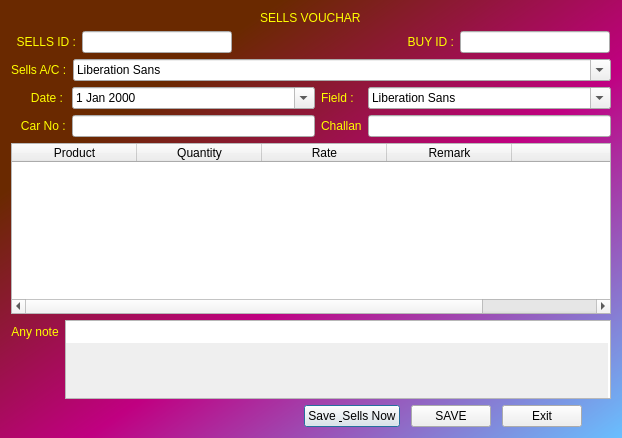
<?xml version="1.0" encoding="UTF-8"?>
<ui version="4.0">
 <class>Dialog</class>
 <widget class="QDialog" name="Dialog">
  <property name="geometry">
   <rect>
    <x>0</x>
    <y>0</y>
    <width>618</width>
    <height>438</height>
   </rect>
  </property>
  <property name="sizeIncrement">
   <size>
    <width>0</width>
    <height>3</height>
   </size>
  </property>
  <property name="focusPolicy">
   <enum>Qt::TabFocus</enum>
  </property>
  <property name="acceptDrops">
   <bool>true</bool>
  </property>
  <property name="windowTitle">
   <string>Buy Entry Vouchar</string>
  </property>
  <property name="styleSheet">
   <string notr="true">QDialog{
background-color: qlineargradient(spread:pad, x1:0.221591, y1:0.211, x2:1, y2:1, stop:0.0113636 rgba(106, 41, 0, 255), stop:0.454545 rgba(192, 0, 129, 255), stop:1 rgba(104, 192, 255, 255));
}</string>
  </property>
  <layout class="QVBoxLayout" name="verticalLayout">
   <item alignment="Qt::AlignHCenter">
    <widget class="QLabel" name="title">
     <property name="maximumSize">
      <size>
       <width>16777215</width>
       <height>50</height>
      </size>
     </property>
     <property name="styleSheet">
      <string notr="true">font: 20pt &quot;Algerian&quot;;
color: rgb(255, 255, 0);</string>
     </property>
     <property name="text">
      <string>SELLS VOUCHAR</string>
     </property>
    </widget>
   </item>
   <item>
    <layout class="QHBoxLayout" name="horizontalLayout_3">
     <property name="rightMargin">
      <number>1</number>
     </property>
     <item>
      <widget class="QLabel" name="label_6">
       <property name="maximumSize">
        <size>
         <width>65</width>
         <height>16777215</height>
        </size>
       </property>
       <property name="layoutDirection">
        <enum>Qt::RightToLeft</enum>
       </property>
       <property name="styleSheet">
        <string notr="true">font: 63 italic 10pt &quot;Lucida Fax&quot;;
color: rgb(255, 255, 0);</string>
       </property>
       <property name="text">
        <string>SELLS ID :</string>
       </property>
       <property name="alignment">
        <set>Qt::AlignRight|Qt::AlignTrailing|Qt::AlignVCenter</set>
       </property>
      </widget>
     </item>
     <item>
      <widget class="QLineEdit" name="s_id">
       <property name="sizePolicy">
        <sizepolicy hsizetype="Fixed" vsizetype="Fixed">
         <horstretch>0</horstretch>
         <verstretch>0</verstretch>
        </sizepolicy>
       </property>
       <property name="maximumSize">
        <size>
         <width>150</width>
         <height>16777215</height>
        </size>
       </property>
       <property name="layoutDirection">
        <enum>Qt::LeftToRight</enum>
       </property>
      </widget>
     </item>
     <item>
      <widget class="QLabel" name="label">
       <property name="styleSheet">
        <string notr="true">font: 63 italic 10pt &quot;Lucida Fax&quot;;
color: rgb(255, 255, 0);</string>
       </property>
       <property name="text">
        <string>BUY ID :</string>
       </property>
       <property name="alignment">
        <set>Qt::AlignRight|Qt::AlignTrailing|Qt::AlignVCenter</set>
       </property>
       <property name="margin">
        <number>4</number>
       </property>
      </widget>
     </item>
     <item>
      <widget class="QLineEdit" name="b_id">
       <property name="maximumSize">
        <size>
         <width>150</width>
         <height>16777215</height>
        </size>
       </property>
      </widget>
     </item>
    </layout>
   </item>
   <item>
    <layout class="QFormLayout" name="formLayout_2">
     <item row="0" column="0">
      <widget class="QLabel" name="label_8">
       <property name="styleSheet">
        <string notr="true">font: 63 italic 10pt &quot;Lucida Fax&quot;;
color: rgb(255, 255, 0);</string>
       </property>
       <property name="text">
        <string>Sells A/C :</string>
       </property>
      </widget>
     </item>
     <item row="0" column="1">
      <widget class="QFontComboBox" name="fontComboBox"/>
     </item>
    </layout>
   </item>
   <item>
    <layout class="QGridLayout" name="gridLayout">
     <item row="0" column="1">
      <widget class="QDateEdit" name="date">
       <property name="focusPolicy">
        <enum>Qt::StrongFocus</enum>
       </property>
       <property name="buttonSymbols">
        <enum>QAbstractSpinBox::UpDownArrows</enum>
       </property>
       <property name="accelerated">
        <bool>false</bool>
       </property>
       <property name="correctionMode">
        <enum>QAbstractSpinBox::CorrectToPreviousValue</enum>
       </property>
       <property name="showGroupSeparator" stdset="0">
        <bool>false</bool>
       </property>
       <property name="calendarPopup">
        <bool>true</bool>
       </property>
       <property name="currentSectionIndex">
        <number>0</number>
       </property>
      </widget>
     </item>
     <item row="0" column="0">
      <widget class="QLabel" name="label_2">
       <property name="styleSheet">
        <string notr="true">font: 63 italic 10pt &quot;Lucida Fax&quot;;
color: rgb(255, 255, 0);</string>
       </property>
       <property name="text">
        <string>      Date :</string>
       </property>
      </widget>
     </item>
     <item row="2" column="0">
      <widget class="QLabel" name="label_3">
       <property name="styleSheet">
        <string notr="true">font: 63 italic 10pt &quot;Lucida Fax&quot;;
color: rgb(255, 255, 0);</string>
       </property>
       <property name="text">
        <string>   Car No :</string>
       </property>
      </widget>
     </item>
     <item row="0" column="2">
      <widget class="QLabel" name="label_4">
       <property name="styleSheet">
        <string notr="true">font: 63 italic 10pt &quot;Lucida Fax&quot;;
color: rgb(255, 255, 0);</string>
       </property>
       <property name="text">
        <string>Field :</string>
       </property>
      </widget>
     </item>
     <item row="2" column="2">
      <widget class="QLabel" name="label_5">
       <property name="styleSheet">
        <string notr="true">font: 63 italic 10pt &quot;Lucida Fax&quot;;
color: rgb(255, 255, 0);</string>
       </property>
       <property name="text">
        <string>Challan</string>
       </property>
      </widget>
     </item>
     <item row="0" column="3">
      <widget class="QFontComboBox" name="field"/>
     </item>
     <item row="2" column="1">
      <widget class="QLineEdit" name="carno"/>
     </item>
     <item row="2" column="3">
      <widget class="QLineEdit" name="challan"/>
     </item>
    </layout>
   </item>
   <item>
    <widget class="QTableWidget" name="table">
     <property name="minimumSize">
      <size>
       <width>600</width>
       <height>0</height>
      </size>
     </property>
     <property name="tabletTracking">
      <bool>false</bool>
     </property>
     <property name="acceptDrops">
      <bool>false</bool>
     </property>
     <property name="dragDropMode">
      <enum>QAbstractItemView::DropOnly</enum>
     </property>
     <property name="rowCount">
      <number>0</number>
     </property>
     <property name="columnCount">
      <number>5</number>
     </property>
     <attribute name="horizontalHeaderMinimumSectionSize">
      <number>60</number>
     </attribute>
     <attribute name="horizontalHeaderDefaultSectionSize">
      <number>125</number>
     </attribute>
     <column>
      <property name="text">
       <string>Product</string>
      </property>
     </column>
     <column>
      <property name="text">
       <string>Quantity</string>
      </property>
     </column>
     <column>
      <property name="text">
       <string>Rate</string>
      </property>
     </column>
     <column>
      <property name="text">
       <string>Remark</string>
      </property>
     </column>
     <column>
      <property name="text">
       <string/>
      </property>
     </column>
    </widget>
   </item>
   <item>
    <layout class="QFormLayout" name="formLayout">
     <item row="0" column="0">
      <widget class="QLabel" name="label_7">
       <property name="styleSheet">
        <string notr="true">font: 63 italic 10pt &quot;Lucida Fax&quot;;
color: rgb(255, 255, 0);</string>
       </property>
       <property name="text">
        <string>Any note</string>
       </property>
       <property name="alignment">
        <set>Qt::AlignCenter</set>
       </property>
      </widget>
     </item>
     <item row="0" column="1">
      <widget class="QPlainTextEdit" name="note">
       <property name="minimumSize">
        <size>
         <width>100</width>
         <height>20</height>
        </size>
       </property>
       <property name="maximumSize">
        <size>
         <width>16777215</width>
         <height>100</height>
        </size>
       </property>
       <property name="tabChangesFocus">
        <bool>true</bool>
       </property>
       <property name="backgroundVisible">
        <bool>true</bool>
       </property>
      </widget>
     </item>
    </layout>
   </item>
   <item>
    <layout class="QHBoxLayout" name="horizontalLayout_4">
     <property name="spacing">
      <number>11</number>
     </property>
     <property name="leftMargin">
      <number>0</number>
     </property>
     <property name="topMargin">
      <number>0</number>
     </property>
     <property name="rightMargin">
      <number>29</number>
     </property>
     <property name="bottomMargin">
      <number>0</number>
     </property>
     <item>
      <spacer name="horizontalSpacer">
       <property name="orientation">
        <enum>Qt::Horizontal</enum>
       </property>
       <property name="sizeHint" stdset="0">
        <size>
         <width>16</width>
         <height>20</height>
        </size>
       </property>
      </spacer>
     </item>
     <item>
      <widget class="QPushButton" name="pushButton">
       <property name="text">
        <string>Save &amp; Sells Now</string>
       </property>
      </widget>
     </item>
     <item>
      <widget class="QPushButton" name="save">
       <property name="text">
        <string>SAVE</string>
       </property>
      </widget>
     </item>
     <item>
      <widget class="QPushButton" name="exit">
       <property name="text">
        <string>Exit</string>
       </property>
      </widget>
     </item>
    </layout>
   </item>
  </layout>
 </widget>
 <resources/>
 <connections/>
</ui>
